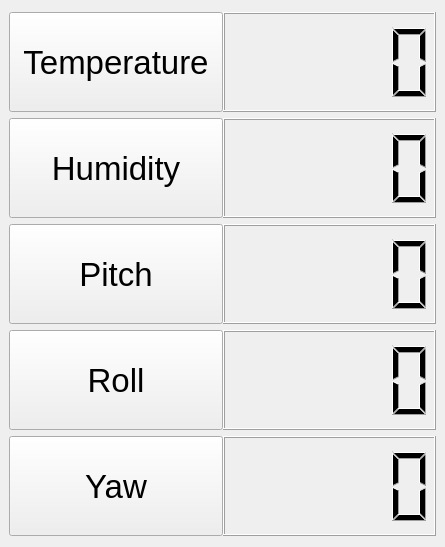
<?xml version="1.0" encoding="UTF-8"?>
<ui version="4.0">
 <class>Form</class>
 <widget class="QWidget" name="Form">
  <property name="geometry">
   <rect>
    <x>0</x>
    <y>0</y>
    <width>445</width>
    <height>526</height>
   </rect>
  </property>
  <property name="windowTitle">
   <string>Form</string>
  </property>
  <layout class="QHBoxLayout" name="horizontalLayout">
   <property name="spacing">
    <number>0</number>
   </property>
   <property name="leftMargin">
    <number>0</number>
   </property>
   <property name="topMargin">
    <number>12</number>
   </property>
   <property name="rightMargin">
    <number>0</number>
   </property>
   <property name="bottomMargin">
    <number>2</number>
   </property>
   <item>
    <widget class="QWidget" name="widget" native="true">
     <layout class="QVBoxLayout" name="verticalLayout">
      <property name="topMargin">
       <number>0</number>
      </property>
      <property name="rightMargin">
       <number>0</number>
      </property>
      <item>
       <widget class="QPushButton" name="pushButton">
        <property name="enabled">
         <bool>true</bool>
        </property>
        <property name="minimumSize">
         <size>
          <width>0</width>
          <height>100</height>
         </size>
        </property>
        <property name="font">
         <font>
          <pointsize>25</pointsize>
         </font>
        </property>
        <property name="text">
         <string>Temperature</string>
        </property>
       </widget>
      </item>
      <item>
       <widget class="QPushButton" name="pushButton_2">
        <property name="enabled">
         <bool>true</bool>
        </property>
        <property name="minimumSize">
         <size>
          <width>0</width>
          <height>100</height>
         </size>
        </property>
        <property name="font">
         <font>
          <pointsize>25</pointsize>
         </font>
        </property>
        <property name="text">
         <string>Humidity</string>
        </property>
       </widget>
      </item>
      <item>
       <widget class="QPushButton" name="pushButton_3">
        <property name="enabled">
         <bool>true</bool>
        </property>
        <property name="minimumSize">
         <size>
          <width>0</width>
          <height>100</height>
         </size>
        </property>
        <property name="font">
         <font>
          <pointsize>25</pointsize>
         </font>
        </property>
        <property name="text">
         <string>Pitch</string>
        </property>
       </widget>
      </item>
      <item>
       <widget class="QPushButton" name="pushButton_4">
        <property name="enabled">
         <bool>true</bool>
        </property>
        <property name="minimumSize">
         <size>
          <width>0</width>
          <height>100</height>
         </size>
        </property>
        <property name="font">
         <font>
          <pointsize>25</pointsize>
         </font>
        </property>
        <property name="text">
         <string>Roll</string>
        </property>
       </widget>
      </item>
      <item>
       <widget class="QPushButton" name="pushButton_5">
        <property name="enabled">
         <bool>true</bool>
        </property>
        <property name="minimumSize">
         <size>
          <width>0</width>
          <height>100</height>
         </size>
        </property>
        <property name="font">
         <font>
          <pointsize>25</pointsize>
         </font>
        </property>
        <property name="text">
         <string>Yaw</string>
        </property>
       </widget>
      </item>
     </layout>
    </widget>
   </item>
   <item>
    <widget class="QWidget" name="widget_2" native="true">
     <layout class="QVBoxLayout" name="verticalLayout_2">
      <property name="leftMargin">
       <number>0</number>
      </property>
      <property name="topMargin">
       <number>0</number>
      </property>
      <item>
       <widget class="QLCDNumber" name="temp_lcd">
        <property name="minimumSize">
         <size>
          <width>0</width>
          <height>0</height>
         </size>
        </property>
       </widget>
      </item>
      <item>
       <widget class="QLCDNumber" name="humi_lcd">
        <property name="minimumSize">
         <size>
          <width>0</width>
          <height>0</height>
         </size>
        </property>
       </widget>
      </item>
      <item>
       <widget class="QLCDNumber" name="pitch_lcd">
        <property name="minimumSize">
         <size>
          <width>0</width>
          <height>0</height>
         </size>
        </property>
       </widget>
      </item>
      <item>
       <widget class="QLCDNumber" name="roll_lcd">
        <property name="minimumSize">
         <size>
          <width>0</width>
          <height>0</height>
         </size>
        </property>
       </widget>
      </item>
      <item>
       <widget class="QLCDNumber" name="yaw_lcd">
        <property name="minimumSize">
         <size>
          <width>0</width>
          <height>0</height>
         </size>
        </property>
       </widget>
      </item>
     </layout>
    </widget>
   </item>
  </layout>
 </widget>
 <resources/>
 <connections/>
</ui>
